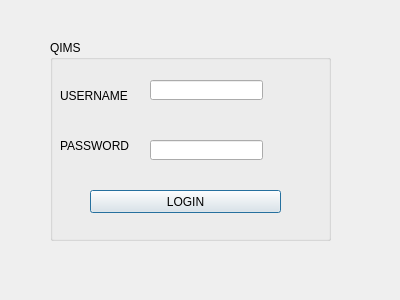
<?xml version="1.0" encoding="UTF-8"?>
<ui version="4.0">
 <class>login</class>
 <widget class="QDialog" name="login">
  <property name="geometry">
   <rect>
    <x>0</x>
    <y>0</y>
    <width>400</width>
    <height>300</height>
   </rect>
  </property>
  <property name="windowTitle">
   <string>Dialog</string>
  </property>
  <widget class="QGroupBox" name="groupBox">
   <property name="geometry">
    <rect>
     <x>50</x>
     <y>40</y>
     <width>281</width>
     <height>201</height>
    </rect>
   </property>
   <property name="styleSheet">
    <string notr="true">font: 75 12pt &quot;MS Shell Dlg 2&quot;;</string>
   </property>
   <property name="title">
    <string>QIMS</string>
   </property>
   <widget class="QLabel" name="label">
    <property name="geometry">
     <rect>
      <x>10</x>
      <y>40</y>
      <width>81</width>
      <height>31</height>
     </rect>
    </property>
    <property name="styleSheet">
     <string notr="true">font: 8pt &quot;MS Shell Dlg 2&quot;;
font: 10pt &quot;MS Shell Dlg 2&quot;;</string>
    </property>
    <property name="text">
     <string>USERNAME</string>
    </property>
   </widget>
   <widget class="QLabel" name="label_2">
    <property name="geometry">
     <rect>
      <x>10</x>
      <y>80</y>
      <width>71</width>
      <height>51</height>
     </rect>
    </property>
    <property name="styleSheet">
     <string notr="true">font: 10pt &quot;MS Shell Dlg 2&quot;;</string>
    </property>
    <property name="text">
     <string>PASSWORD</string>
    </property>
   </widget>
   <widget class="QPushButton" name="p_login">
    <property name="geometry">
     <rect>
      <x>40</x>
      <y>150</y>
      <width>191</width>
      <height>23</height>
     </rect>
    </property>
    <property name="styleSheet">
     <string notr="true">font: 75 italic 9pt &quot;MS Shell Dlg 2&quot;;</string>
    </property>
    <property name="text">
     <string>LOGIN</string>
    </property>
   </widget>
   <widget class="QLineEdit" name="t_username">
    <property name="geometry">
     <rect>
      <x>100</x>
      <y>40</y>
      <width>113</width>
      <height>20</height>
     </rect>
    </property>
   </widget>
   <widget class="QLineEdit" name="t_password">
    <property name="geometry">
     <rect>
      <x>100</x>
      <y>100</y>
      <width>113</width>
      <height>20</height>
     </rect>
    </property>
   </widget>
  </widget>
 </widget>
 <resources/>
 <connections/>
</ui>
